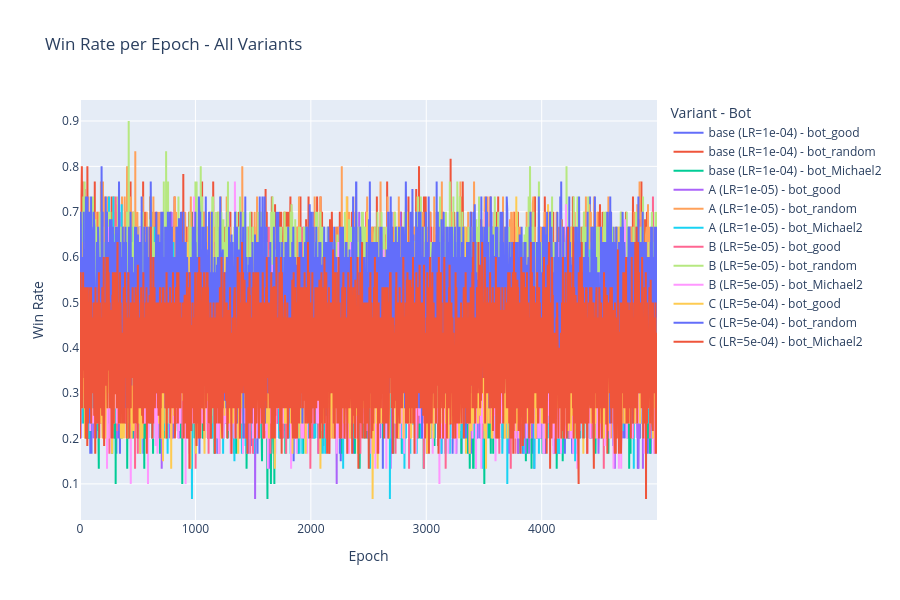

Write notebook code for a chart like this one.
### Markdown cell above
## Win Rate Comparison Across Variants

### Code cell
import plotly.graph_objs as go

fig = go.Figure()

for variant, data in evals.items():
    win_rate = data["win_rate"]
    lr = variant_configs[variant]["lr"]
    for bot, rates in win_rate.items():
        fig.add_trace(
            go.Scatter(y=rates, mode="lines", name=f"{variant} (LR={lr:.0e}) - {bot}")
        )

fig.update_layout(
    title="Win Rate per Epoch - All Variants",
    xaxis_title="Epoch",
    yaxis_title="Win Rate",
    legend_title="Variant - Bot",
    height=600,
)
fig.show()

### Figure 1 — Plotly figure (JSON) as saved in the notebook; plotly's stock layout.template omitted (floating-point values rounded to 4 significant figures; data arrays with more than 128 entries replaced by an {"elided": "..."} marker saying what was removed)
{"data": [{"mode": "lines", "name": "base (LR=1e-04) - bot_good", "type": "scatter", "y": {"elided": "5000 float values"}}, {"mode": "lines", "name": "base (LR=1e-04) - bot_random", "type": "scatter", "y": {"elided": "5000 float values"}}, {"mode": "lines", "name": "base (LR=1e-04) - bot_Michael2", "type": "scatter", "y": {"elided": "5000 float values"}}, {"mode": "lines", "name": "A (LR=1e-05) - bot_good", "type": "scatter", "y": {"elided": "5000 float values"}}, {"mode": "lines", "name": "A (LR=1e-05) - bot_random", "type": "scatter", "y": {"elided": "5000 float values"}}, {"mode": "lines", "name": "A (LR=1e-05) - bot_Michael2", "type": "scatter", "y": {"elided": "5000 float values"}}, {"mode": "lines", "name": "B (LR=5e-05) - bot_good", "type": "scatter", "y": {"elided": "5000 float values"}}, {"mode": "lines", "name": "B (LR=5e-05) - bot_random", "type": "scatter", "y": {"elided": "5000 float values"}}, {"mode": "lines", "name": "B (LR=5e-05) - bot_Michael2", "type": "scatter", "y": {"elided": "5000 float values"}}, {"mode": "lines", "name": "C (LR=5e-04) - bot_good", "type": "scatter", "y": {"elided": "5000 float values"}}, {"mode": "lines", "name": "C (LR=5e-04) - bot_random", "type": "scatter", "y": {"elided": "5000 float values"}}, {"mode": "lines", "name": "C (LR=5e-04) - bot_Michael2", "type": "scatter", "y": {"elided": "5000 float values"}}], "layout": {"height": 600, "legend": {"title": {"text": "Variant - Bot"}}, "title": {"text": "Win Rate per Epoch - All Variants"}, "xaxis": {"title": {"text": "Epoch"}}, "yaxis": {"title": {"text": "Win Rate"}}}}
